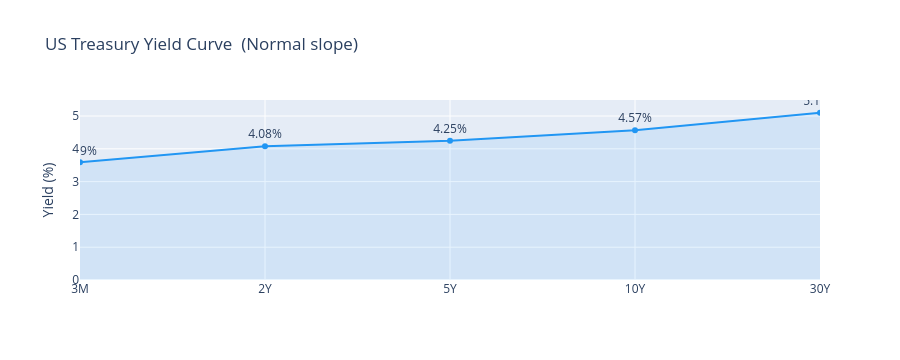

Notebook code cell kept with this figure:
### Code cell
# Yield curve (requires FRED key; falls back to defaults)
curve = mac.get_yield_curve()

labels = {'3m': '3M', '2y': '2Y', '5y': '5Y', '10y': '10Y', '30y': '30Y'}
maturities = [labels[k] for k in curve]
yields     = [v * 100 for v in curve.values()]

is_inverted = curve.get('2y', 0) > curve.get('10y', 0)

fig = go.Figure()
fig.add_trace(go.Scatter(
    x=maturities, y=yields,
    mode='lines+markers+text',
    text=[f'{y:.2f}%' for y in yields],
    textposition='top center',
    line=dict(color='#F44336' if is_inverted else '#2196F3', width=2),
    fill='tozeroy', fillcolor='rgba(33,150,243,0.1)'
))
fig.update_layout(
    title=f'US Treasury Yield Curve  '
          f'({"⚠ INVERTED — historically recession-predictive" if is_inverted else "Normal slope"})',
    yaxis_title='Yield (%)', height=360
)
fig.show()

spread_10_2 = (curve.get('10y', 0) - curve.get('2y', 0)) * 100
print(f'10Y-2Y spread: {spread_10_2:+.0f} bps  '
      f'({"inverted — watch for recessionary pressure" if spread_10_2 < 0 else "positive — normal"})')

### Figure 1 — Plotly figure (JSON) as saved in the notebook; plotly's stock layout.template omitted (floating-point values rounded to 4 significant figures)
{"data": [{"fill": "tozeroy", "fillcolor": "rgba(33,150,243,0.1)", "line": {"color": "#2196F3", "width": 2}, "mode": "lines+markers+text", "text": ["3.59%", "4.08%", "4.25%", "4.57%", "5.10%"], "textposition": "top center", "type": "scatter", "x": ["3M", "2Y", "5Y", "10Y", "30Y"], "y": [3.59, 4.08, 4.25, 4.57, 5.1]}], "layout": {"height": 360, "title": {"text": "US Treasury Yield Curve  (Normal slope)"}, "yaxis": {"title": {"text": "Yield (%)"}}}}
